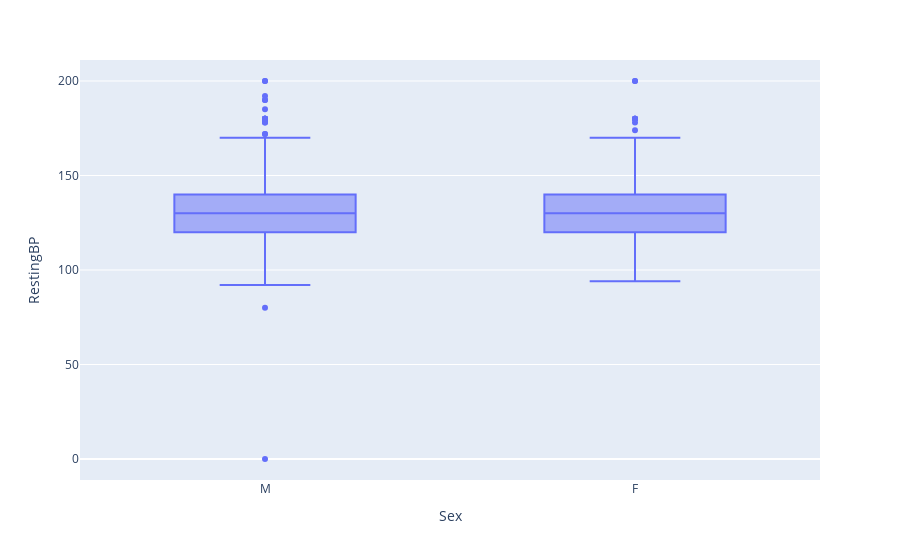

The notebook cell this image was saved under:
### Markdown cell above
##### Box plot to detect the outliers

### Code cell
px.box(data,x = "Sex", y = "RestingBP")

### Figure 1 — Plotly figure (JSON) as saved in the notebook; plotly's stock layout.template omitted (floating-point values rounded to 4 significant figures; data arrays with more than 128 entries replaced by an {"elided": "..."} marker saying what was removed)
{"data": [{"alignmentgroup": "True", "hovertemplate": "Sex=%{x}<br>RestingBP=%{y}<extra></extra>", "legendgroup": "", "marker": {"color": "#636efa"}, "name": "", "notched": false, "offsetgroup": "", "orientation": "v", "showlegend": false, "type": "box", "x": {"elided": "918 str values"}, "x0": " ", "xaxis": "x", "y": {"elided": "918 int values"}, "y0": " ", "yaxis": "y"}], "layout": {"boxmode": "group", "legend": {"tracegroupgap": 0}, "margin": {"t": 60}, "xaxis": {"anchor": "y", "domain": [0, 1], "title": {"text": "Sex"}}, "yaxis": {"anchor": "x", "domain": [0, 1], "title": {"text": "RestingBP"}}}}
